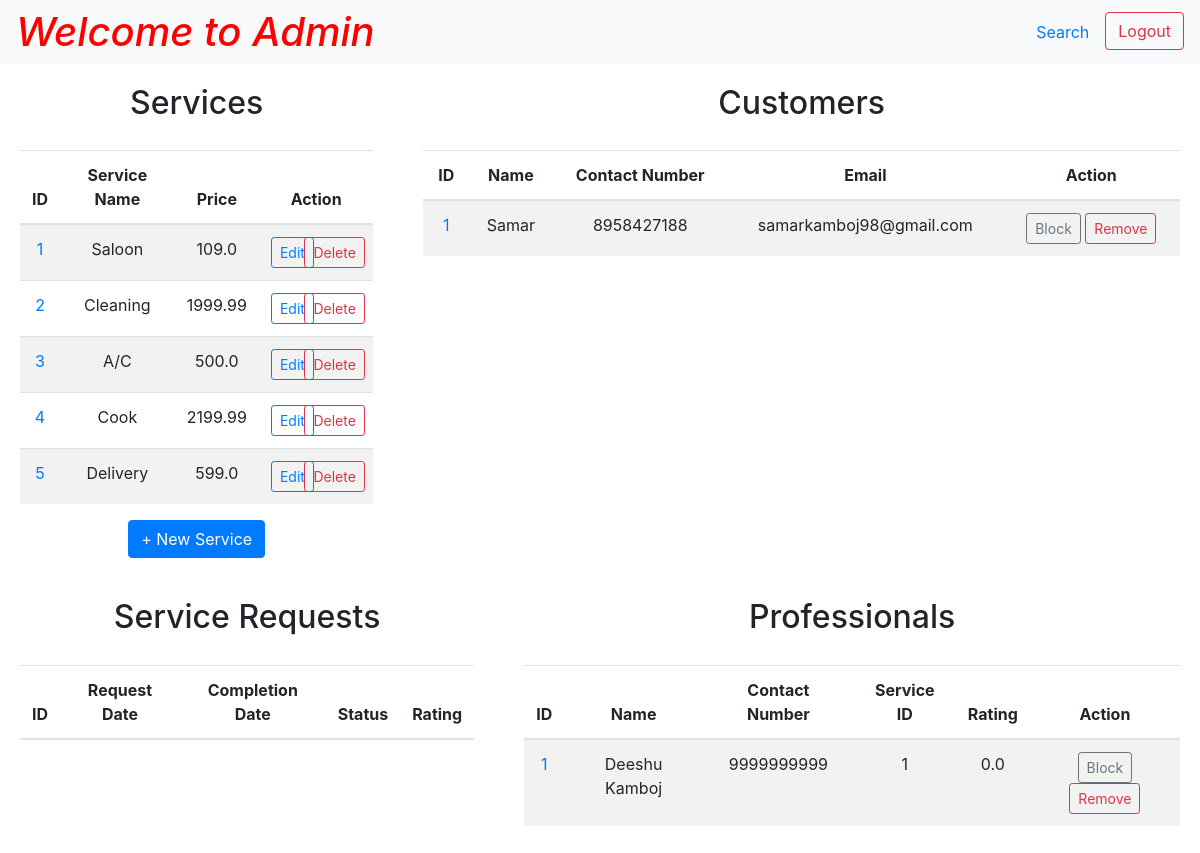
The page /admin (signed in) on the database as committed earlier.
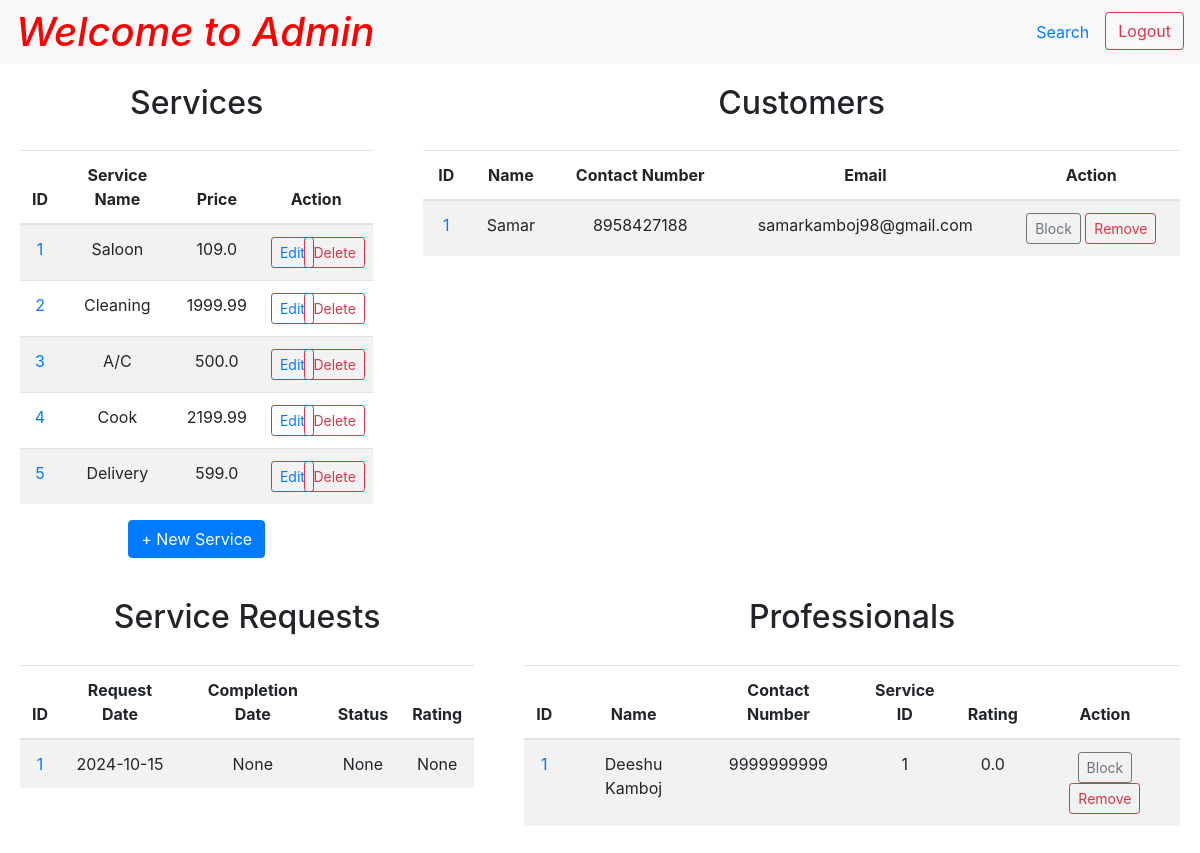
The same page on the database as committed later.
### tables this page shows
CREATE TABLE "services" (
    "id" INTEGER,
    "name" TEXT NOT NULL UNIQUE,
    "description" TEXT NOT NULL,
    "price" REAL NOT NULL,
    PRIMARY KEY("id")
);

CREATE TABLE "customers" (
    "id" INTEGER,
    "fname" TEXT NOT NULL,
    "lname" TEXT,
    "address" TEXT,
    "pincode" INTEGER,
    "contact_number" TEXT NOT NULL UNIQUE,
    "email" TEXT NOT NULL UNIQUE,
    "password" TEXT NOT NULL,
    "status" TEXT CHECK("status" in ('active', 'block')) DEFAULT 'active',
    PRIMARY KEY("id")
);

CREATE TABLE "professionals" (
    "id" INTEGER,
    "fname" TEXT NOT NULL,
    "lname" TEXT,
    "address" TEXT NOT NULL,
    "pincode" INTEGER NOT NULL,
    "contact_number" TEXT NOT NULL UNIQUE,
    "email" TEXT NOT NULL UNIQUE,
    "password" TEXT NOT NULL,
    "service_id" INTEGER NOT NULL,
    "experience" INTEGER,
    "description" TEXT NOT NULL,
    "date_created" DATETIME DEFAULT CURRENT_TIMESTAMP,
    "rating" REAL DEFAULT 0,
    "status" TEXT CHECK("status" in (NULL, 'active', 'block')) DEFAULT NULL,
    PRIMARY KEY("id"),
    FOREIGN KEY("service_id") REFERENCES "services"("id") ON DELETE CASCADE
);

CREATE TABLE "service_requests" (
    "id" INTEGER,
    "service_id" INTEGER NOT NULL,
    "customer_id" INTEGER NOT NULL,
    "professional_id" INTEGER NOT NULL,
    "date_of_request" DATETIME DEFAULT CURRENT_TIMESTAMP,
    "date_of_completion" DATETIME,
    "status" TEXT CHECK("status" in ('requested', 'accepted', 'closed')),
    "rating" INTEGER,
    "remarks" TEXT,
    PRIMARY KEY("id"),
    FOREIGN KEY("service_id") REFERENCES "services"("id") ON DELETE CASCADE,
    FOREIGN KEY("customer_id") REFERENCES "customers"("id") ON DELETE CASCADE,
    FOREIGN KEY("professional_id") REFERENCES "professionals"("id") ON DELETE CASCADE
);

### app.py (the view)
@app.route("/admin", methods=["GET", "POST"])
def admin():
    if request.method == "POST":
        ...
    else:
        if "username" in session and "password" in session:
            admin = helper.fetch_admin(username=session["username"],
                                        password=session["password"])
        else:
            admin = None
        if admin:
            professionals = helper.fetch_professionals()
            customers = helper.fetch_customers()
            services = helper.fetch_services()
            service_requests = helper.fetch_service_requests()
            return render_template("admin.html", professionals=professionals, customers=customers,
                                   services=services, requests=service_requests)
        else:
            return redirect(url_for("login"))

### app.py (called while the page is built)
@app.after_request
def add_header(response):
    response.headers['Cache-Control'] = 'no-store, no-cache, must-revalidate, post-check=0, pre-check=0, max-age=0'
    response.headers['Pragma'] = 'no-cache'
    response.headers['Expires'] = '-1'
    return response

### helper.py (called while the page is built)
def get_db():
    connection = sqlite3.connect("database.db")
    connection.execute("PRAGMA foreign_keys = ON")
    connection.row_factory = sqlite3.Row
    return connection

def fetch_admin(username, password):
    with get_db() as connection:
        db = connection.cursor()
        admin = db.execute("SELECT * FROM admins WHERE username = ? AND password = ?",
                (username, password)).fetchone()
        return admin

def fetch_customers():
    with get_db() as connection:
        db = connection.cursor()
        return db.execute("SELECT * FROM customers ORDER BY status").fetchall()

def fetch_professionals():
    with get_db() as connection:
        db = connection.cursor()
        return db.execute("SELECT * FROM professionals ORDER BY status, date_created").fetchall()

def fetch_services():
    with get_db() as connection:
        db = connection.cursor()
        return db.execute("SELECT * FROM services").fetchall()

def fetch_service_requests():
    with get_db() as connection:
        db = connection.cursor()
        return db.execute('''SELECT id, service_id, customer_id, professional_id,
                          DATE(date_of_request) as request_date, TIME(date_of_request) as request_time,
                          DATE(date_of_completion) as completion_date, TIME(date_of_completion) as completion_time,
                          status, rating, remarks FROM service_requests''').fetchall()

### templates/admin.html (shortened to what this page needs)
<!DOCTYPE html>
<html lang="en">
<head>
    <link rel="stylesheet" href="https://cdn.jsdelivr.net/npm/bootstrap@4.0.0/dist/css/bootstrap.min.css"
>
</head>
<body>
    <div class="page-wrapper">
        <nav class="navbar navbar-expand-lg navbar-light bg-light">
            <a href="/admin" style="text-decoration: none; color: red;">
                <h1>Welcome to Admin</h1>
            </a>
            <ul class="nav ml-auto">
                <li class="nav-item">
                    <a class="nav-link" href="/admin/search">Search</a>
                </li>
                <li>
                    <form action="/logout" class="d-inline">
                        <button type="submit" class="btn btn-outline-danger">Logout</button>
                    </form>
                </li>
            </ul>
        </nav>
        <div class="form-row text-center">
            <div class="col-4">
                <div class="form-container container-fluid">
                    <h2>Services</h2>
                    <div class="table-responsive">
                        <table class="table table-striped">
                            <thead>
                                <tr>
                                    <th>ID</th>
                                    <th>Service Name</th>
                                    <th>Price</th>
                                    <th>Action</th>
                                </tr>
                            </thead>
                            <tbody>
                                {% for service in services %}
                                <tr>
                                    <td>
                                        <a href="" data-toggle="modal"
                                            data-target="#serviceInfoModal{{ service['id'] }}">{{
                                            service['id'] }}</a>
                                    </td>
                                    <td>{{ service["name"] }}</td>
                                    <td>{{ service["price"] }}</td>
                                    <td>
                                        <div class="form-row">
                                            <div class="col-4">
                                                <button type="button" class="btn btn-outline-primary btn-sm"
                                                    data-toggle="modal"
                                                    data-target="#serviceEditModal{{ service['id'] }}">Edit</button>
                                            </div>
                                            <div class="col-8">
                                                <form
                                                    action="{{ url_for('service', subpath='delete', id=service['id']) }}"
                                                    method="post"
                                                    onsubmit="return confirm('Are you sure you want to delete this service because this will remove all related professionals from database?');">
                                                    <button class="btn btn-outline-danger btn-sm"
                                                        type="submit">Delete</button>
                                                </form>
                                            </div>
                                        </div>
                                    </td>
                                </tr>
                                {% endfor %}
                            </tbody>
                        </table>
                    </div>
                    <button type="button" class="btn btn-primary" data-toggle="modal" data-target="#serviceModal">
                        + New Service
                    </button>
                </div>
            </div>
            <div class="col-8">
                <div class="form-container container-fluid">
                    <h2>Customers</h2>
                    <div class="table-responsive">
                        <table class="table table-striped">
                            <thead>
                                <tr>
                                    <th>ID</th>
                                    <th>Name</th>
                                    <th>Contact Number</th>
                                    <th>Email</th>
                                    <th>Action</th>
                                </tr>
                            </thead>
                            <tbody>
                                {% for customer in customers %}
                                <tr>
                                    <td>
                                        <a href="" data-toggle="modal"
                                            data-target="#customerModal{{ customer['id'] }}">{{
                                            customer['id'] }}</a>
                                    </td>
                                    <td>{{ customer["fname"] + ' ' + customer["lname"] }}</td>
                                    <td>{{ customer["contact_number"] }}</td>
                                    <td>{{ customer["email"] }}</td>
                                    <td>
                                        {% if customer['status'] == 'active' %}
                                        <form
                                            action="{{ url_for('block_unblock', user='customer', id=customer['id']) }}"
                                            method="post">
                                            <button class="btn btn-outline-secondary btn-sm" type="submit" value="block"
                                                name="action">Block</button>
                                            <button class="btn btn-outline-danger btn-sm" type="submit" value="remove"
                                                name="action">Remove</button>
                                        </form>
                                        {% endif %}
                                    </td>
                                </tr>
                                {% endfor %}
                            </tbody>
                        </table>
                    </div>
                </div>
            </div>
        </div>
        <div class="form-row text-center">
            <div class="col-5">
                <div class="form-container container-fluid">
                    <h2>Service Requests</h2>
                    <div class="table-responsive">
                        <table class="table table-striped">
                            <thead>
                                <tr>
                                    <th>ID</th>
                                    <th>Request Date</th>
                                    <th>Completion Date</th>
                                    <th>Status</th>
                                    <th>Rating</th>
                                </tr>
                            </thead>
                            <tbody>
                                {% for request in requests %}
                                <tr>
                                    <td>
                                        <a href="" data-toggle="modal"
                                            data-target="#requestInfoModal{{ request['id'] }}">
                                            {{ request['id'] }}</a>
                                    </td>
                                    <td>{{ request['request_date'] }}</td>
                                    <td>{{ request['completion_date'] }}</td>
                                    <td>{{ request['status'] }}</td>
                                    <td>{{ request['rating'] }}</td>
                                </tr>
                                {% endfor %}
                            </tbody>
                        </table>
                    </div>
                </div>
            </div>
            <div class="col-7">
                <div class="form-container container-fluid">
                    <h2>Professionals</h2>
                    <div class="table-responsive">
                        <table class="table table-striped">
                            <thead>
                                <tr>
                                    <th>ID</th>
                                    <th>Name</th>
                                    <th>Contact Number</th>
                                    <th>Service ID</th>
                                    <th>Rating</th>
                                    <th>Action</th>
                                </tr>
                            </thead>
                            <tbody>
                                {% for professional in professionals %}
                                <tr>
                                    <td>
                                        <a href="" data-toggle="modal"
                                            data-target="#professionalModal{{ professional['id'] }}">{{
                                            professional['id']
                                            }}</a>
                                    </td>
                                    <td>{{ professional["fname"] + ' ' + professional["lname"] }}</td>
                                    <td>{{ professional["contact_number"] }}</td>
                                    <td>{{ professional["service_id"] }}</td>
                                    <td>{{ professional["rating"] }}</td>
                                    <td>
                                        {% if professional['status'] == None %}
                                        <form action="{{ url_for('accept_reject', id=professional['id']) }}"
                                            method="post">
                                            <button class="btn btn-outline-success btn-sm" type="submit" value="accept"
                                                name="action">Accept</button>
                                            <button class="btn btn-outline-danger btn-sm" type="submit" value="reject"
                                                name="action">Reject</button>
                                        </form>
                                        {% elif professional['status'] == 'active' %}
                                        <form
                                            action="{{ url_for('block_unblock', user='professional', id=professional['id']) }}"
                                            method="post">
                                            <button class="btn btn-outline-secondary btn-sm" type="submit" value="block"
                                                name="action">Block</button>
                                            <button class="btn btn-outline-danger btn-sm" type="submit" value="remove"
                                                name="action">Remove</button>
                                        </form>
                                        {% endif %}
                                    </td>
                                </tr>
                                {% endfor %}
                            </tbody>
                        </table>
                    </div>
                </div>
            </div>
        </div>
    </div>
</body>
</html>

### templates/admin.html (style rules this page uses)
html, body { height: 100%; margin: 0; overflow-x: hidden; }
.page-wrapper { display: flex; flex-direction: column; height: 100vh; overflow-x: hidden; }
.form-container { flex-grow: 1; width: 100%; padding: 20px; box-sizing: border-box; overflow-x: auto; }
h1 { font-style: italic; margin: 0; }
table { width: 100%; margin-top: 20px; table-layout: auto; }
.table-responsive { max-width: 100%; overflow-x: auto; }

Rows that differ between the two databases and show on the page:
added service_requests: id "1", request_date "2024-10-15", completion_date "None", status "None", rating "None"
